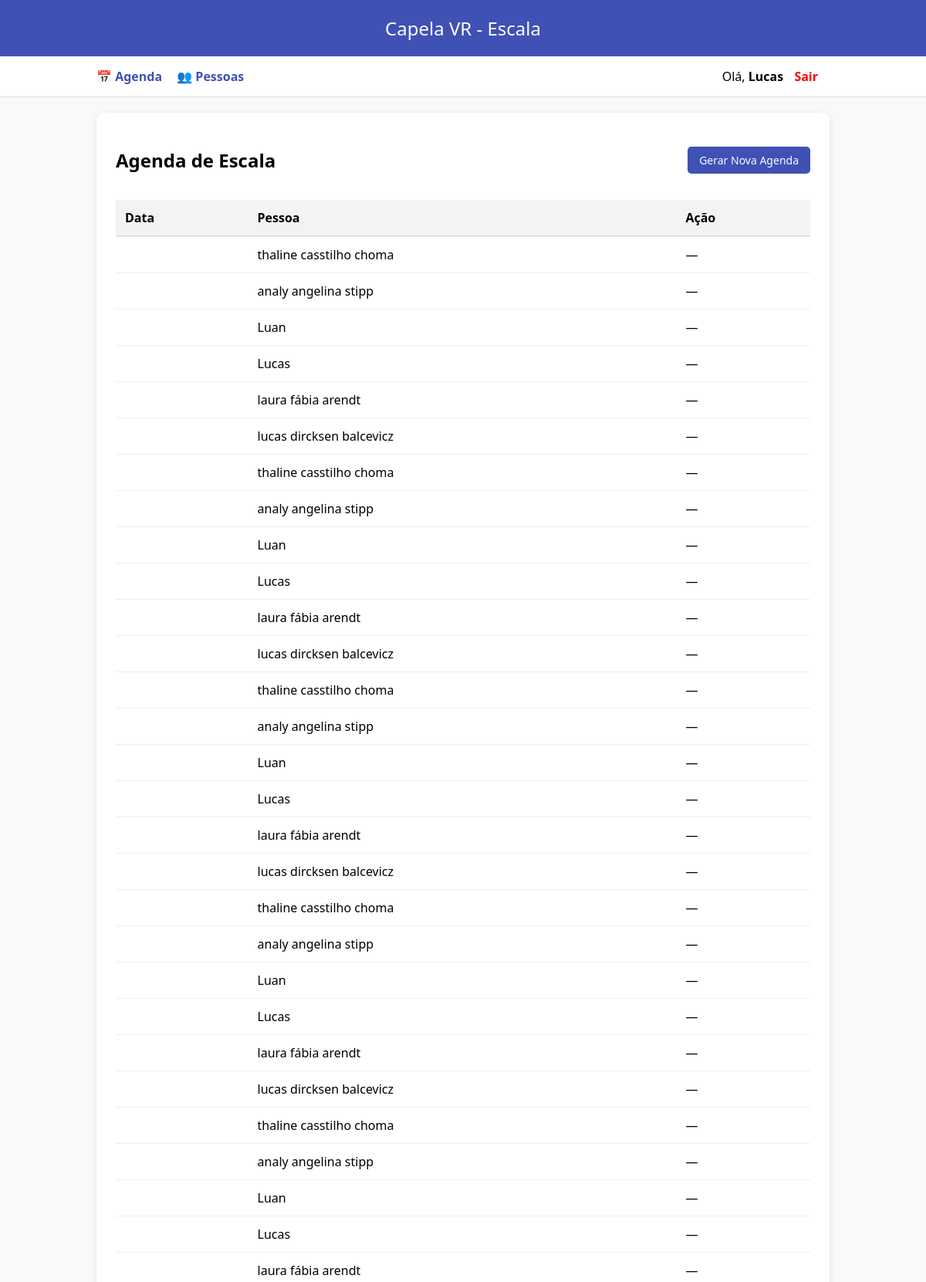
Screenshot of / (signed in, upper part) with the database file from the repository.
### tables this page shows
CREATE TABLE agenda (
                id INTEGER PRIMARY KEY AUTOINCREMENT,
                data DATE NOT NULL,
                pessoa_id INTEGER NOT NULL,
                FOREIGN KEY(pessoa_id) REFERENCES pessoas(id)
            );

CREATE TABLE pessoas (
                id INTEGER PRIMARY KEY AUTOINCREMENT,
                nome TEXT NOT NULL,
                senha TEXT DEFAULT '1234',
                role TEXT DEFAULT 'user',
                primeiro_login INTEGER DEFAULT 1,
                ordem INTEGER NOT NULL,
                ativo INTEGER DEFAULT 1
            , login TEXT);

### app.py (the view)
@app.route("/")
def agenda():
    hoje_dt = date.today()
    hoje_str = hoje_dt.strftime("%Y-%m-%d")
    dias_faltando = None
    proxima_data_obj = None
    with get_db() as db:
        c = db.cursor()
        c.execute("""
            SELECT
                agenda.id,
                agenda.data,
                strftime('%d-%m-%Y', agenda.data) AS data_recebeu,
                strftime('%d-%m-%Y', date(agenda.data, '+1 day')) AS data_entrega,
                pessoas.nome,
                agenda.pessoa_id
            FROM agenda
            JOIN pessoas ON pessoas.id = agenda.pessoa_id
            ORDER BY agenda.data
        """)
        dados = c.fetchall()
        if session.get('user_id'):
            c.execute("""
                SELECT data FROM agenda
                WHERE pessoa_id = ? AND data >= ?
                ORDER BY data ASC LIMIT 1
            """, (session['user_id'], hoje_str))
            res = c.fetchone()
            if res:
                proxima_data_obj = datetime.strptime(res['data'], "%Y-%m-%d").date()
                dias_faltando = (proxima_data_obj - hoje_dt).days
    esta_comigo = session.get(f"comigo_{hoje_str}_{session.get('user_id')}", False)
    return render_template("agenda.html",
                           agenda=dados,
                           hoje=hoje_str,
                           dias_faltando=dias_faltando,
                           proxima_data=proxima_data_obj,
                           esta_comigo=esta_comigo)

### app.py (called while the page is built)
def get_db():
    conn = sqlite3.connect(DB_NAME, timeout=10)
    conn.row_factory = sqlite3.Row
    return conn

### templates/agenda.html
{% extends "base.html" %}
{% block content %}
<div style="display: flex; justify-content: space-between; align-items: center;">
    <h2>Agenda de Escala</h2>
    {% if session['role'] == 'admin' %}
    <a href="/gerar" class="btn btn-primary">Gerar Nova Agenda</a>
    {% endif %}
</div>
<table>
    <tr>
        <th>Data</th>
        <th>Pessoa</th>
        <th>Ação</th>
    </tr>
    {% for a in agenda %}
    <tr {% if a['data'] == hoje %} style="background: #fff9c4;" {% endif %}>
        <td>{{ a['data_br'] }}</td>
        <td>{{ a['nome'] }}</td>
        <td>
            {% if a['data'] == hoje and session['role'] == 'admin' %}
            <form method="post" action="/atrasar">
                <input type="number" name="dias" value="1" min="1" style="width: 40px;">
                <button type="submit">Atrasar</button>
            </form>
            {% else %} — {% endif %}
        </td>
    </tr>
    {% endfor %}
</table>
{% endblock %}

### static/style.css (style rules this page uses)
body { font-family: 'Segoe UI', sans-serif; background: #f8f9fa; margin: 0; padding: 0; }
table { width: 100%; border-collapse: collapse; margin-top: 15px; }
th { background: #f1f3f5; padding: 12px; text-align: left; border-bottom: 2px solid #dee2e6; }
td { padding: 12px; border-bottom: 1px solid #eee; }
.btn { padding: 8px 15px; border-radius: 5px; border: none; cursor: pointer; text-decoration: none; font-size: 14px; }
.btn-primary { background: #3f51b5; color: white; }

### rows the page displays
agenda: nome "thaline casstilho choma"
agenda: nome "analy angelina stipp"
agenda: nome "Luan"
agenda: nome "Lucas"
agenda: nome "laura fábia arendt"
agenda: nome "lucas dircksen balcevicz"
agenda: nome "thaline casstilho choma"
agenda: nome "analy angelina stipp"
agenda: nome "Luan"
agenda: nome "Lucas"
agenda: nome "laura fábia arendt"
agenda: nome "lucas dircksen balcevicz"
agenda: nome "thaline casstilho choma"
agenda: nome "analy angelina stipp"
agenda: nome "Luan"
agenda: nome "Lucas"
agenda: nome "laura fábia arendt"
agenda: nome "lucas dircksen balcevicz"
agenda: nome "thaline casstilho choma"
agenda: nome "analy angelina stipp"
agenda: nome "Luan"
agenda: nome "Lucas"
agenda: nome "laura fábia arendt"
agenda: nome "lucas dircksen balcevicz"
agenda: nome "thaline casstilho choma"
agenda: nome "analy angelina stipp"
agenda: nome "Luan"
agenda: nome "Lucas"
agenda: nome "laura fábia arendt"

### other values shown
{{ session['nome']|capitalize }} "Lucas"
